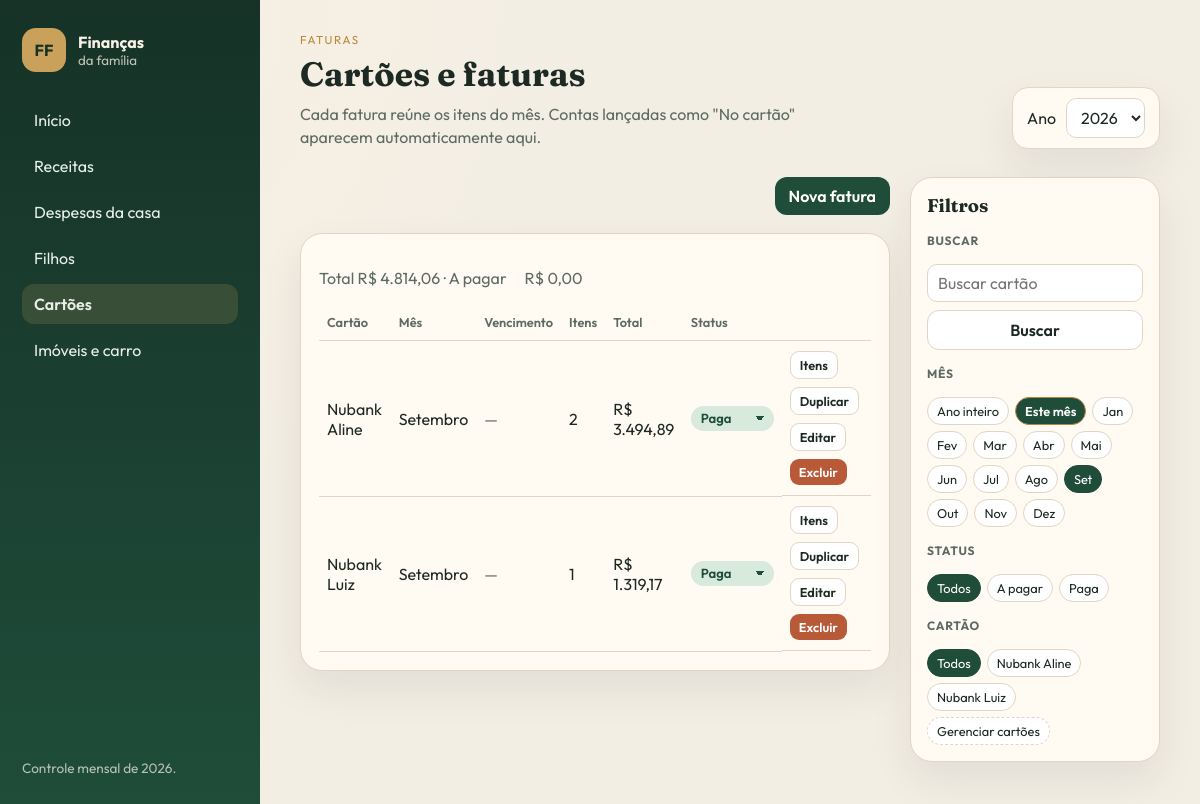
The app's page /cartoes/?mes=9&ano=2026 with its own data.
### cartoes/models.py (models this page shows, shortened)
class Cartao(models.Model):
    nome = models.CharField(max_length=80, unique=True)
    titular = models.CharField(max_length=80, blank=True)
    dia_vencimento = models.PositiveSmallIntegerField(
        null=True,
        blank=True,
        verbose_name='Dia de vencimento',
        help_text='Dia do mês em que a fatura vence (1 a 31).',
    )
    class Meta:
        ordering = ['nome']
        verbose_name = 'Cartão'
        verbose_name_plural = 'Cartões'
    def __str__(self):
        return self.nome

class Fatura(models.Model):
    cartao = models.ForeignKey(Cartao, on_delete=models.CASCADE, related_name='faturas')
    ano = models.PositiveIntegerField(default=ANO_PADRAO)
    mes = models.PositiveSmallIntegerField(choices=MESES)
    status = models.CharField(
        max_length=20,
        choices=STATUS_PAGAMENTO,
        default=STATUS_ABERTO,
    )
    class Meta:
        ordering = ['ano', 'mes', 'cartao__nome']
        unique_together = ('cartao', 'ano', 'mes')
        verbose_name = 'Fatura'
        verbose_name_plural = 'Faturas'
    @property
    def total(self):
        return self.itens.aggregate(s=Sum('valor'))['s'] or 0
    @property
    def a_pagar(self):
        if self.status == STATUS_ABERTO:
            return self.total
        return 0
    @property
    def data_vencimento(self):
        return data_do_dia(self.ano, self.mes, self.cartao.dia_vencimento)

### cartoes/views.py (the view)
# urls.py: path('', views.FaturaListView.as_view(), name='lista'),
class FaturaListView(MesPadraoMixin, ListView):
    model = Fatura
    template_name = 'cartoes/lista.html'
    context_object_name = 'faturas'
    def get_queryset(self):
        qs = (
            Fatura.objects.filter(ano=ano_request(self.request))
            .select_related('cartao')
            .prefetch_related(Prefetch('itens', queryset=ItemFatura.objects.all()))
        )
        cartao = self.request.GET.get('cartao')
        if cartao:
            qs = qs.filter(cartao_id=cartao)
        return aplicar_busca_status(qs, self.request, ('cartao__nome', 'cartao__titular'))
    def get_context_data(self, **kwargs):
        context = super().get_context_data(**kwargs)
        faturas = list(context['faturas'])
        context['ano'] = ano_request(self.request)
        context['cartoes'] = Cartao.objects.all()
        context['total'] = sum((f.total for f in faturas), 0)
        context['a_pagar'] = sum((f.a_pagar for f in faturas), 0)
        return context

### inicio/context_processors.py (called while the page is built)
def _anos_disponiveis(ano_selecionado):
    try:
        anos = list(Ano.objects.filter(ativo=True).values_list('numero', flat=True))
    except (OperationalError, ProgrammingError):
        anos = []
    if not anos:
        anos = list(range(ANO_PADRAO - 1, ANO_PADRAO + 3))
    if ano_selecionado not in anos:
        anos = sorted(anos + [ano_selecionado])
    return anos

def financeiro(request):
    try:
        ano = int(request.GET.get('ano', ANO_PADRAO))
    except (TypeError, ValueError):
        ano = ANO_PADRAO
    try:
        cartoes = list(Cartao.objects.values('id', 'nome'))
    except (OperationalError, ProgrammingError):
        cartoes = []
    hoje = date.today()
    return {
        'ano_selecionado': ano,
        'meses_nav': MESES,
        'anos_disponiveis': _anos_disponiveis(ano),
        'status_choices': STATUS_CHOICES,
        'status_pagamento': STATUS_PAGAMENTO,
        'status_receita': STATUS_RECEITA_CHOICES,
        'cartoes_json': cartoes,
        'hoje': hoje,
        'mes_atual': hoje.month,
        'ano_atual': hoje.year,
    }

### inicio/filtros.py (called while the page is built)
def ano_request(request):
    origem = request.GET if request.method == 'GET' else request.GET or request.POST
    try:
        return int(origem.get('ano', ANO_PADRAO))
    except (TypeError, ValueError):
        return ANO_PADRAO

def mes_request(request):
    valor = request.GET.get('mes') or request.POST.get('mes')
    if not valor or valor == MES_TODOS:
        return None
    try:
        mes = int(valor)
    except (TypeError, ValueError):
        return None
    return mes if 1 <= mes <= 12 else None

def redirect_mes_padrao(request):
    if request.method != 'GET' or 'mes' in request.GET:
        return None
    params = request.GET.copy()
    params['mes'] = str(date.today().month)
    if 'ano' not in params:
        params['ano'] = str(ano_request(request))
    return redirect(f'{request.path}?{params.urlencode()}')

def aplicar_busca_status(qs, request, search_fields):
    mes = mes_request(request)
    if mes:
        qs = qs.filter(mes=mes)
    status = request.GET.get('status')
    if status:
        qs = qs.filter(status=status)
    termo = (request.GET.get('q') or '').strip()
    if termo and search_fields:
        condicao = Q()
        for campo in search_fields:
            condicao |= Q(**{f'{campo}__icontains': termo})
        qs = qs.filter(condicao)
    return qs

### inicio/templatetags/financeiro.py (called while the page is built)
@register.simple_tag
def qs_set(request, chave, valor=''):
    return qs(request, **{chave: valor})

### templates/cartoes/lista.html (shortened to what this page needs)
{% extends "base.html" %}
{% load financeiro %}
{% block kicker %}Faturas{% endblock %}
{% block heading %}Cartões e faturas{% endblock %}
{% block intro %}
    <p class="intro-pagina">Cada fatura reúne os itens do mês. Contas lançadas como "No cartão" aparecem automaticamente aqui.</p>
{% endblock %}
{% block classe_corpo %}com-filtros{% endblock %}
{% block filtros %}
{% url 'cartoes:cadastros' as gerenciar_url %}
{% include "includes/barra_filtros.html" with busca_placeholder="Buscar cartão" status_opcoes=status_pagamento entidades=cartoes entidade_param="cartao" entidade_todas="Cartão" gerenciar_url=gerenciar_url gerenciar_label="Gerenciar cartões" %}
{% endblock %}
{% block content %}
{% url 'cartoes:nova' as nova_url %}
{% include "includes/acoes_lista.html" with nova_url=nova_url nova_label="Nova fatura" %}
<div class="card">
    <p class="totais">Total {{ total|brl }} · A pagar <span data-a-pagar data-a-pagar-valor="{{ a_pagar }}">{{ a_pagar|brl }}</span></p>
    <div class="tabela-wrap">
        <table>
            <thead>
                <tr>
                    <th>Cartão</th>
                    <th>Mês</th>
                    <th>Vencimento</th>
                    <th>Itens</th>
                    <th>Total</th>
                    <th>Status</th>
                    <th></th>
                </tr>
            </thead>
            <tbody>
                {% for fatura in faturas %}
                    <tr>
                        <td>{{ fatura.cartao.nome }}</td>
                        <td>{{ fatura.get_mes_display }}</td>
                        <td>{% include "includes/badge_vencimento.html" with objeto=fatura %}</td>
                        <td>{{ fatura.itens.all|length }}</td>
                        <td>{{ fatura.total|brl }}</td>
                        <td>
                            {% url 'cartoes:status' fatura.pk as status_url %}
                            {% include "includes/seletor_status.html" with objeto=fatura url=status_url permite_cartao=False opcoes=status_pagamento valor=fatura.total %}
                        </td>
                        <td class="acoes">
                            <a class="botao-secundario botao-pequeno" href="{% url 'cartoes:detalhe' fatura.pk %}">Itens</a>
                            <button type="button" class="botao-secundario botao-pequeno" data-duplicar="{% url 'cartoes:duplicar' fatura.pk %}">Duplicar</button>
                            <a class="botao-secundario botao-pequeno" href="{% url 'cartoes:editar' fatura.pk %}?{{ request.GET.urlencode }}">Editar</a>
                            <a class="botao-perigo botao-pequeno" href="{% url 'cartoes:excluir' fatura.pk %}?{{ request.GET.urlencode }}">Excluir</a>
                        </td>
                    </tr>
                {% empty %}
                    <tr>
                        <td colspan="7">
                            {% include "includes/empty_state.html" with mensagem="Nenhuma fatura neste recorte." url=nova_url rotulo="Cadastrar fatura" %}
                        </td>
                    </tr>
                {% endfor %}
            </tbody>
        </table>
    </div>
</div>
{% endblock %}

### templates/includes/barra_filtros.html (shortened to what this page needs)
{% load financeiro %}
<aside class="sidebar-filtros card">
    <h2>Filtros</h2>
    {% if not esconder_busca %}
        <form class="busca" method="get">
            <label class="rotulo-filtro" for="busca-q">Buscar</label>
            <input id="busca-q" type="search" name="q" value="{{ request.GET.q }}" placeholder="{{ busca_placeholder|default:'Buscar' }}">
            <button class="botao-secundario" type="submit">Buscar</button>
        </form>
    {% endif %}
    <div class="grupo-filtro">
        <p class="rotulo-filtro">Mês</p>
        <div class="chips chips-mes">
            <a href="?{% qs request mes='todos' %}" class="{% if request.GET.mes == 'todos' %}ativo{% endif %}">Ano inteiro</a>
            <a href="?{% qs request mes=mes_atual %}" class="chip-este-mes {% if request.GET.mes == mes_atual|stringformat:'s' %}ativo{% endif %}">Este mês</a>
            {% for numero, nome in meses_nav %}
                <a href="?{% qs request mes=numero %}" class="{% if request.GET.mes == numero|stringformat:'s' %}ativo{% endif %}">{{ nome|slice:':3' }}</a>
            {% endfor %}
        </div>
    </div>
    {% if status_opcoes %}
        <div class="grupo-filtro">
            <p class="rotulo-filtro">Status</p>
            <div class="chips chips-status">
                <a href="?{% qs request status='' %}" class="{% if not request.GET.status %}ativo{% endif %}">Todos</a>
                {% for codigo, rotulo in status_opcoes %}
                    <a href="?{% qs request status=codigo %}" class="{% if request.GET.status == codigo %}ativo{% endif %}">{{ rotulo }}</a>
                {% endfor %}
            </div>
        </div>
    {% endif %}
    {% if entidades %}
        <div class="grupo-filtro">
            <p class="rotulo-filtro">{{ entidade_todas|default:'Cadastro' }}</p>
            <div class="chips chips-entidade">
                <a href="?{% qs_set request entidade_param '' %}" class="{% if not request.GET|get_item:entidade_param %}ativo{% endif %}">Todos</a>
                {% for item in entidades %}
                    <a href="?{% qs_set request entidade_param item.pk %}" class="{% if request.GET|get_item:entidade_param == item.pk|stringformat:'s' %}ativo{% endif %}">{{ item }}</a>
                {% endfor %}
                {% if gerenciar_url %}
                    <a class="chip-gerenciar" href="{{ gerenciar_url }}">{{ gerenciar_label|default:'Gerenciar' }}</a>
                {% endif %}
            </div>
        </div>
    {% endif %}
</aside>

### templates/includes/badge_vencimento.html
{% load financeiro %}
{% if objeto.data_vencimento %}
    <span class="vencimento {% if objeto.situacao_vencimento %}vencimento-{{ objeto.situacao_vencimento }}{% endif %}">
        {{ objeto.data_vencimento|data_br }}
        {% if objeto.situacao_vencimento == 'atrasada' %}<small>Atrasada</small>{% endif %}
        {% if objeto.situacao_vencimento == 'vence_hoje' %}<small>Vence hoje</small>{% endif %}
    </span>
{% else %}
    <span class="muted">—</span>
{% endif %}

### templates/includes/seletor_status.html
{% load financeiro %}
<select
    class="seletor-status {{ objeto.status|status_classe }}"
    data-url="{{ url }}"
    data-status-atual="{{ objeto.status }}"
    data-permite-cartao="{% if permite_cartao %}1{% else %}0{% endif %}"
    data-valor="{{ valor }}"
    data-aberto="{% if objeto.status == 'aberto' or objeto.status == 'previsto' %}1{% else %}0{% endif %}"
    aria-label="Status"
>
    {% for codigo, rotulo in opcoes %}
        <option value="{{ codigo }}" {% if objeto.status == codigo %}selected{% endif %}>{{ rotulo }}</option>
    {% endfor %}
</select>

### static/css/app.css (style rules this page uses)
:root { --bg: #f3eee4; --paper: #fffaf2; --ink: #1d2a24; --muted: #5d6b63; --line: #e0d6c6; --forest: #1f4d3a; --forest-2: #2f6a50; --sage: #d7eadc; --gold: #b8873a; --terracotta: #b85a38; --ok: #2f6a50; --warn: #b85a38; --card: #c9782b; --shadow: 0 18px 40px rgba(31, 44, 36, 0.08); }
* { box-sizing: border-box; }
html, body { margin: 0; padding: 0; }
body { font-family: Outfit, sans-serif; background: radial-gradient(circle at top left, #f8f1e3, var(--bg) 40%); color: var(--ink); }
a { color: inherit; }
.conteudo-corpo.com-filtros .sidebar-filtros { grid-area: filtros; }
h1, h2, h3 { font-family: Fraunces, serif; margin: 0; }
.filtro-ano select, .form-control, .form-select, input, select, textarea { font: inherit; border: 1px solid var(--line); border-radius: 10px; padding: 8px 10px; background: white; color: var(--ink); }
.card { background: var(--paper); border: 1px solid var(--line); border-radius: 22px; padding: 18px; box-shadow: var(--shadow); }
.muted { color: var(--muted); }
.badge, .status-aberto, .status-fechado, .status-cartao { display: inline-flex; align-items: center; border-radius: 999px; padding: 3px 10px; font-size: 0.78rem; font-weight: 600; }
.status-fechado { background-color: var(--sage); color: var(--forest); }
.seletor-status { font: inherit; font-size: 0.82rem; font-weight: 600; border: 0; border-radius: 999px; padding: 5px 10px; cursor: pointer; appearance: none; background-image: linear-gradient(45deg, transparent 50%, currentColor 50%), linear-gradient(135deg, currentColor 50%, transparent 50%); background-position: calc(100% - 14px) 50%, calc(100% - 9px) 50%; background-size: 5px 5px, 5px 5px; background-repeat: no-repeat; padding-right: 24px; }
.acoes-pagina, .chips, .acoes { display: flex; flex-wrap: wrap; gap: 8px; align-items: center; }
.botao, button, .botao-secundario, .botao-perigo { display: inline-flex; align-items: center; justify-content: center; text-decoration: none; border: 0; cursor: pointer; border-radius: 12px; padding: 9px 14px; font: inherit; font-weight: 600; }
.botao-secundario { background: white; border: 1px solid var(--line); color: var(--ink); }
.botao-perigo { background: var(--terracotta); color: white; }
.botao-pequeno { padding: 5px 9px; font-size: 0.8rem; border-radius: 9px; }
.chips a, .chip { text-decoration: none; background: white; border: 1px solid var(--line); border-radius: 999px; padding: 6px 12px; font-size: 0.85rem; }
.chips a.ativo { background: var(--forest); color: white; border-color: var(--forest); }
.tabela-wrap { overflow-x: auto; }
table { width: 100%; border-collapse: collapse; }
th, td { text-align: left; padding: 10px 8px; border-bottom: 1px solid var(--line); vertical-align: middle; }
th { font-size: 0.8rem; color: var(--muted); font-weight: 600; }
.totais { display: flex; gap: 18px; color: var(--muted); flex-wrap: wrap; }
.intro-pagina { margin: 8px 0 0; color: var(--muted); max-width: 52ch; line-height: 1.45; }
.sidebar-filtros { position: sticky; top: 20px; display: grid; gap: 16px; padding: 16px; }
.sidebar-filtros h2 { font-size: 1.15rem; }
.rotulo-filtro { margin: 0 0 8px; font-size: 0.75rem; font-weight: 700; letter-spacing: 0.06em; text-transform: uppercase; color: var(--muted); }
.grupo-filtro { display: grid; gap: 8px; }
.busca { display: grid; gap: 8px; }
.busca input[type="search"] { width: 100%; }
.sidebar-filtros .chips { display: flex; flex-wrap: wrap; gap: 6px; }
.sidebar-filtros .chips a, .sidebar-filtros .chip { padding: 5px 9px; font-size: 0.8rem; }
.chip-este-mes { border-color: var(--gold) !important; color: var(--gold); font-weight: 600; }
.chip-este-mes.ativo { background: var(--gold); color: #163227; border-color: var(--gold) !important; }
.chip-gerenciar { border-style: dashed !important; }
table a { color: var(--forest); font-weight: 600; text-decoration: none; }

### records on screen
Cartao: nome "Nubank Aline"
Cartao: nome "Nubank Luiz"
Fatura: cartao.nome "Nubank Aline", mes "Setembro", itens.all|length "2", total|brl "R$ 3.494,89", status "Paga"
Fatura: cartao.nome "Nubank Luiz", mes "Setembro", itens.all|length "1", total|brl "R$ 1.319,17", status "Paga"

### other values on screen
{{ ano_selecionado }} "2026"
{{ nome|slice:':3' }} "Jan" "Fev" "Mar" "Abr" "Mai" "Jun" "Jul" "Ago" "Set" "Out" "Nov" "Dez"
{{ rotulo }} "A pagar" "Paga"
{{ entidade_todas|default:'Cadastro' }} "CARTÃO"
{{ gerenciar_label|default:'Gerenciar' }} "Gerenciar cartões"
{{ nova_label }} "Nova fatura"
{{ total|brl }} "R$ 4.814,06"
{{ a_pagar|brl }} "R$ 0,00"
form field ano "2026"
